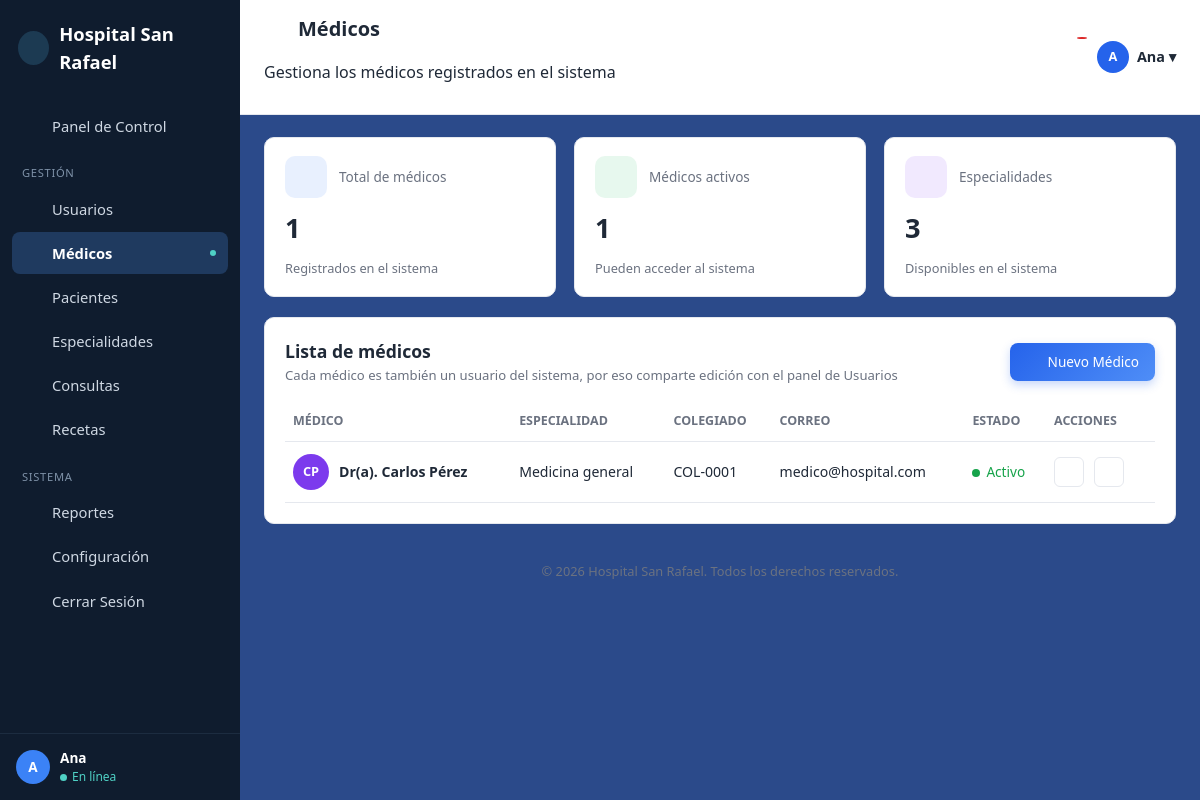
/pages/admin_medicos.php (signed in), run on the app's committed database.
### tables this page shows
CREATE TABLE medicos (
    id_medico INT AUTO_INCREMENT PRIMARY KEY,
    id_usuario INT NOT NULL UNIQUE,
    id_especialidad INT NOT NULL,
    numero_colegiado VARCHAR(30),
    FOREIGN KEY (id_usuario) REFERENCES usuarios(id_usuario),
    FOREIGN KEY (id_especialidad) REFERENCES especialidades(id_especialidad)
);

CREATE TABLE usuarios (
    id_usuario INT AUTO_INCREMENT PRIMARY KEY,
    nombre VARCHAR(60) NOT NULL,
    apellido VARCHAR(60) NOT NULL,
    correo VARCHAR(100) UNIQUE,
    usuario VARCHAR(40) NOT NULL UNIQUE,
    password_hash VARCHAR(255) NOT NULL,
    id_rol INT NOT NULL,
    activo TINYINT(1) DEFAULT 1,
    fecha_creacion DATETIME DEFAULT CURRENT_TIMESTAMP,
    FOREIGN KEY (id_rol) REFERENCES roles(id_rol)
);

CREATE TABLE especialidades (
    id_especialidad INT AUTO_INCREMENT PRIMARY KEY,
    nombre_especialidad VARCHAR(60) NOT NULL UNIQUE
);

### pages/admin_medicos.php (the view, shortened to what this page needs)
<?php
require_once __DIR__ . '/../config/conexion.php';
require_once __DIR__ . '/_iconos.php';
$totalMedicos = (int) $conexion->query(
    "SELECT COUNT(*) FROM usuarios u INNER JOIN roles r ON u.id_rol = r.id_rol WHERE r.nombre_rol = 'medico'"
)->fetchColumn();
$medicosActivos = (int) $conexion->query(
    "SELECT COUNT(*) FROM usuarios u INNER JOIN roles r ON u.id_rol = r.id_rol
     WHERE r.nombre_rol = 'medico' AND u.activo = 1"
)->fetchColumn();
$totalEspecialidades = (int) $conexion->query("SELECT COUNT(*) FROM especialidades")->fetchColumn();
$sql = "SELECT u.id_usuario, u.nombre, u.apellido, u.correo, u.activo,
               m.numero_colegiado, e.nombre_especialidad
        FROM usuarios u
        INNER JOIN roles r ON u.id_rol = r.id_rol
        LEFT JOIN medicos m ON m.id_usuario = u.id_usuario
        LEFT JOIN especialidades e ON e.id_especialidad = m.id_especialidad
        WHERE r.nombre_rol = 'medico'
        ORDER BY u.nombre, u.apellido";
$medicos = $conexion->query($sql)->fetchAll(PDO::FETCH_ASSOC);
function iniciales($nombre, $apellido) {
    $n = mb_strtoupper(mb_substr($nombre, 0, 1));
    $a = mb_strtoupper(mb_substr($apellido, 0, 1));
    return $n . $a;
}
?>
<!DOCTYPE html>
<html lang="es">
<head>
    <link rel="stylesheet" href="../css/estilo.css">
    <link rel="stylesheet" href="../css/admin.css">
</head>
<body class="admin-body">
<div class="admin-layout">
    <aside class="admin-sidebar">
        <div class="admin-logo">
            <span class="icono-logo"><?php echo icono('cruz-medica', 22); ?></span>
            Hospital San Rafael
        </div>
        <nav class="admin-nav">
            <a href="admin.php"><?php echo icono('home'); ?> Panel de Control</a>
            <div class="admin-nav-seccion">Gestión</div>
            <a href="admin.php"><?php echo icono('usuarios'); ?> Usuarios</a>
            <a href="admin_medicos.php" class="activo"><?php echo icono('medico'); ?> Médicos <span class="punto-activo"></span></a>
            <a href="admin_pacientes.php"><?php echo icono('paciente'); ?> Pacientes</a>
            <a href="admin_especialidades.php"><?php echo icono('estrella'); ?> Especialidades</a>
            <a href="admin_consultas.php"><?php echo icono('calendario'); ?> Consultas</a>
            <a href="admin_recetas.php"><?php echo icono('archivo'); ?> Recetas</a>
            <div class="admin-nav-seccion">Sistema</div>
            <a href="admin_reportes.php"><?php echo icono('grafico'); ?> Reportes</a>
            <a href="admin_configuracion.php"><?php echo icono('engranaje'); ?> Configuración</a>
            <a href="logout.php"><?php echo icono('salir'); ?> Cerrar Sesión</a>
        </nav>
        <div class="admin-sidebar-footer">
            <div class="avatar-mini"><?php echo htmlspecialchars(iniciales($_SESSION['nombre'], '')); ?></div>
            <div>
                <div style="font-size:0.85rem; font-weight:600;"><?php echo htmlspecialchars($_SESSION['nombre']); ?></div>
                <div class="estado-linea">En línea</div>
            </div>
        </div>
    </aside>
    <div class="admin-main">
        <div class="admin-topbar">
            <div class="admin-topbar-titulos">
                <h1><?php echo icono('medico', 22); ?> Médicos</h1>
                <p class="admin-topbar-subtitulo">Gestiona los médicos registrados en el sistema</p>
            </div>
            <div class="admin-topbar-derecha">
                <div class="admin-campana"><?php echo icono('campana', 20); ?><span class="badge-num"></span></div>
                <div class="admin-usuario-topbar">
                    <div class="avatar-mini"><?php echo htmlspecialchars(iniciales($_SESSION['nombre'], '')); ?></div>
                    <?php echo htmlspecialchars($_SESSION['nombre']); ?> ▾
                </div>
            </div>
        </div>
        <div class="admin-contenido">
            <div class="admin-stats-row">
                <div class="tarjeta-stat">
                    <div class="tarjeta-stat-encabezado">
                        <div class="tarjeta-stat-icono icono-azul"><?php echo icono('medico', 20); ?></div>
                        <div class="tarjeta-stat-titulo">Total de médicos</div>
                    </div>
                    <div class="tarjeta-stat-numero"><?php echo $totalMedicos; ?></div>
                    <div class="tarjeta-stat-pie"><span>Registrados en el sistema</span></div>
                </div>
                <div class="tarjeta-stat">
                    <div class="tarjeta-stat-encabezado">
                        <div class="tarjeta-stat-icono icono-verde"><?php echo icono('escudo', 20); ?></div>
                        <div class="tarjeta-stat-titulo">Médicos activos</div>
                    </div>
                    <div class="tarjeta-stat-numero"><?php echo $medicosActivos; ?></div>
                    <div class="tarjeta-stat-pie"><span>Pueden acceder al sistema</span></div>
                </div>
                <div class="tarjeta-stat">
                    <div class="tarjeta-stat-encabezado">
                        <div class="tarjeta-stat-icono icono-morado"><?php echo icono('estrella', 20); ?></div>
                        <div class="tarjeta-stat-titulo">Especialidades</div>
                    </div>
                    <div class="tarjeta-stat-numero"><?php echo $totalEspecialidades; ?></div>
                    <div class="tarjeta-stat-pie"><span>Disponibles en el sistema</span></div>
                </div>
            </div>
            <div class="tarjeta-usuarios" style="grid-column: 1 / -1;">
                <div class="tarjeta-usuarios-header">
                    <div>
                        <h2>Lista de médicos</h2>
                        <p>Cada médico es también un usuario del sistema, por eso comparte edición con el panel de Usuarios</p>
                    </div>
                    <div class="tarjeta-usuarios-acciones">
                        <a href="crear_usuario.php?rol=medico" class="btn-primario"><?php echo icono('usuario-mas', 16); ?> Nuevo Médico</a>
                    </div>
                </div>
                <table class="tabla-usuarios">
                    <thead>
                        <tr>
                            <th>Médico</th>
                            <th>Especialidad</th>
                            <th>Colegiado</th>
                            <th>Correo</th>
                            <th>Estado</th>
                            <th>Acciones</th>
                        </tr>
                    </thead>
                    <tbody>
                        <?php foreach ($medicos as $m):
                            $iniciales = iniciales($m['nombre'], $m['apellido']);
                            $colorAvatar = ['#2563eb', '#16a34a', '#7c3aed', '#d97706', '#0891b2'][$m['id_usuario'] % 5];
                        ?>
                        <tr>
                            <td>
                                <div class="celda-nombre">
                                    <div class="avatar-usuario" style="background: <?php echo $colorAvatar; ?>;">
                                        <?php echo htmlspecialchars($iniciales); ?>
                                    </div>
                                    <div class="info-nombre">
                                        <strong>Dr(a). <?php echo htmlspecialchars($m['nombre'] . ' ' . $m['apellido']); ?></strong>
                                    </div>
                                </div>
                            </td>
                            <td><?php echo htmlspecialchars($m['nombre_especialidad'] ?? '—'); ?></td>
                            <td><?php echo htmlspecialchars($m['numero_colegiado'] ?? '—'); ?></td>
                            <td><?php echo htmlspecialchars($m['correo']); ?></td>
                            <td>
                                <?php if ($m['activo']): ?>
                                    <span class="estado-punto estado-activo">Activo</span>
                                <?php else: ?>
                                    <span class="estado-punto estado-inactivo">Inactivo</span>
                                <?php endif; ?>
                            </td>
                            <td class="acciones-fila">
                                <a href="editar_usuario.php?id=<?php echo $m['id_usuario']; ?>" title="Editar"><?php echo icono('editar', 15); ?></a>
                                <?php if ($m['activo']): ?>
                                    <a href="cambiar_estado_usuario.php?id=<?php echo $m['id_usuario']; ?>&volver=medicos" title="Desactivar"
                                       onclick="return confirm('¿Desactivar a Dr(a). <?php echo htmlspecialchars(addslashes($m['nombre'] . ' ' . $m['apellido'])); ?>?');">
                                        <?php echo icono('candado', 15); ?>
                                    </a>
                                <?php endif; ?>
                            </td>
                        </tr>
                        <?php endforeach; ?>
                    </tbody>
                </table>
            </div>
        </div>
        <div class="admin-footer">
            © <?php echo date('Y'); ?> Hospital San Rafael. Todos los derechos reservados.
        </div>
    </div>
</div>
</body>
</html>

### pages/_iconos.php (shortened to what this page needs)
<?php
function icono($nombre, $tamano = 18) {
    $trazos = $rutas[$nombre] ?? $rutas['estrella'];
    return '<svg xmlns="http://www.w3.org/2000/svg" width="' . (int)$tamano . '" height="' . (int)$tamano . '" '
         . 'viewBox="0 0 24 24" fill="none" stroke="currentColor" stroke-width="2" '
         . 'stroke-linecap="round" stroke-linejoin="round">' . $trazos . '</svg>';
}

### css/estilo.css (style rules this page uses)
:root { --color-primario: #0B5D52; --color-primario-oscuro: #08423B; --color-primario-claro: #E4F2EF; --color-acento: #C2760C; --color-fondo: #FAFAF8; --color-texto: #16241F; --color-texto-suave: #5C6D68; --color-borde: #DDE6E3; --color-error: #B3261E; --color-exito: #1B7A4A; --fuente: -apple-system, BlinkMacSystemFont, "Segoe UI", Roboto, Helvetica, Arial, sans-serif; --radio: 10px; }
* { box-sizing: border-box; }
body { margin: 0; font-family: var(--fuente); background: var(--color-fondo); color: var(--color-texto); line-height: 1.5; }
h1, h2, h3 { font-weight: 600; margin: 0 0 8px; }
a { color: var(--color-primario); }

### data on the page
medicos: id_usuario.apellido "CP", id_usuario.apellido "Carlos Pérez", id_especialidad.nombre_especialidad "Medicina general", numero_colegiado "COL-0001", id_usuario.correo "medico@hospital.com"

### other printed values
iniciales($_SESSION['nombre'], '') "A"
$_SESSION['nombre'] "Ana"
$totalMedicos "1"
$medicosActivos "1"
$totalEspecialidades "3"
